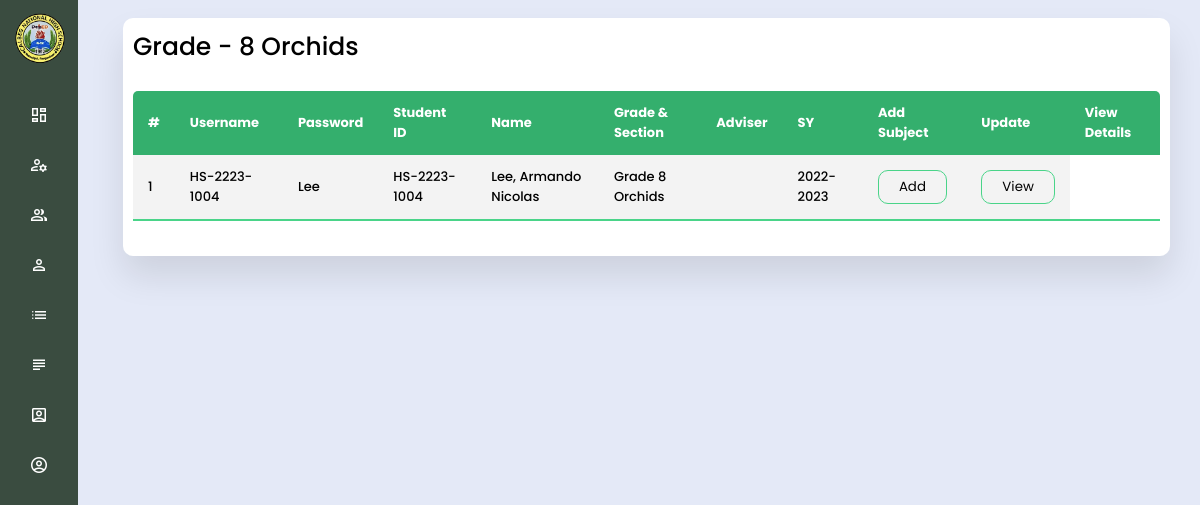
Page /superAdmin/g81.php on the committed database.
### tables this page shows
CREATE TABLE `tblstudent` (
  `id` int(11) NOT NULL,
  `user_name` varchar(20) NOT NULL,
  `password` varchar(20) NOT NULL,
  `studentid` varchar(20) NOT NULL,
  `name` varchar(20) NOT NULL,
  `mname` varchar(20) NOT NULL,
  `lname` varchar(20) NOT NULL,
  `extname` varchar(5) NOT NULL,
  `gender` varchar(10) NOT NULL,
  `cstatus` varchar(50) NOT NULL,
  `bday` varchar(20) NOT NULL,
  `age` varchar(50) NOT NULL,
  `nationality` varchar(50) NOT NULL,
  `religion` varchar(50) NOT NULL,
  `contact` varchar(20) NOT NULL,
  `address` varchar(50) NOT NULL,
  `email` varchar(50) NOT NULL,
  `sstatus` varchar(10) NOT NULL,
  `grade` varchar(25) NOT NULL,
  `adviser` varchar(50) NOT NULL,
  `sy` varchar(15) NOT NULL
);

### superAdmin/g81.php (the view, shortened to what this page needs)
<?php
  include "../includes/database.php";
?>
<!DOCTYPE html>
<html lang="en">
<head>
    <link rel="stylesheet" href="../assets/css/navContainer.css">
    <link rel="stylesheet" href="../assets/css/style2.css">
    <link rel="stylesheet" href="../assets/css/style3.css">
    <link rel="stylesheet" href="../assets/css/swiper-bundle.min.css" />
</head>
<body>
  <?php include 'includes/sideMenu.php';?>
  <section class="home-section">
  <section class="historyLog">
    <div class="history-list">
    <span class="allTeacher">Grade - 8 Orchids</span>
        <table class="table">
            <thead>
                <thead>
                    <tr>
                        <th>#</th>
                        <th>Username</th>
                        <th>Password</th>
                        <th>Student ID</th>
                        <th>Name</th>
                        <th>Grade & Section</th>
                        <th>Adviser</th>
                        <th>SY</th>
                        <th>Add Subject</th>
                        <th>Update</th>
                        <th>View Details</th>
                    </tr>
                </thead>
                <tbody>
                    <?php
                        $ret=mysqli_query($conn,"SELECT * from tblstudent where grade = 'Grade 8 Orchids'");
                        $cnt=1;
                        while ($row=mysqli_fetch_array($ret)) {
                    ?>
                    <tr>
                    <td data-label="#"><?php echo $cnt;?></td>
                        <td data-label="Username"><?php  echo $row['user_name'];?></td>
                        <td data-label="Email"><?php  echo $row['password'];?></td>
                        <td data-label="Student ID"><?php  echo $row['studentid'];?></td>
                        <td data-label="Name" class=""><?php  echo $row['lname'],', '; echo $row['name'],' ';echo $row['mname']?></td>
                        <td data-label="Title"><?php  echo $row['grade'];?></td>
                        <td data-label="Adviser"><?php  echo $row['adviser'];?></td>
                        <td data-label="SY"><?php  echo $row['sy'];?></td>
                        <form action="../superAdmin/subjs.php" method="POST">
                            <td data-label="Add Subject"><button type="submit" name="view" >Add</button></td>
                        </form>
                        <form action="../superAdmin/updatestudent.php" method="POST">
                            <td data-label="View Details"><button type="submit" name="view" >View</button></td>
                        </form>
                    </tr>
                    <?php
                    $cnt=$cnt+1;
                    }?>
            </tbody>
        </table>
    </div>
</section>
  </section>
</body>
</html>

### assets/css/navContainer.css (style rules this page uses)
* { margin: 0; padding: 0; box-sizing: border-box; font-family: 'Poppins', sans-serif; }
body { background: #E4E9F7; }
.home-section { position: relative; left: 260px; width: calc(100% - 260px); transition: all 0.5s ease; font-weight: 500; color: var(--text-color); padding: 8px 0px 8px 15px; }
.allTeacher { font-size: 25px; }
@media (max-width: 1275px) { .sidebar.close ~ .home-section { left: 78px; width: calc(100% - 78px); } }

### assets/css/style3.css (style rules this page uses)
.historyLog { padding: 0 30px; }
.history-list { width: 100%; padding: 10px; margin-top: 10px; background: #fff; border-radius: 10px; overflow-x: auto; box-shadow: 0 20px 35px rgba(0, 0, 0, 0.1); }
.table { border-collapse: collapse; margin: 25px 0; font-size: 15px; min-width: 100%; overflow: hidden; border-radius: 5px 5px 0 0; }
table thead tr { color: #fff; background: #34AF6D; text-align: left; font-weight: bold; font-size: small; width: 100%; }
.table th, .table td { padding: 12px 15px; }
.table tbody tr { border-bottom: 1px solid #ddd; font-size: small; }
.table tbody tr:nth-of-type(odd) { background: #f3f3f3; }
.table tbody tr:last-of-type { border-bottom: 2px solid #4AD489; }
.table button { padding: 6px 20px; border-radius: 10px; cursor: pointer; background: transparent; border: 1px solid #4AD489; }

### rows in the picture
tblstudent: user_name "HS-2223-1004", password "Lee", studentid "HS-2223-1004", lname "Lee", name "Armando", mname "Nicolas", grade "Grade 8 Orchids", sy "2022-2023"
